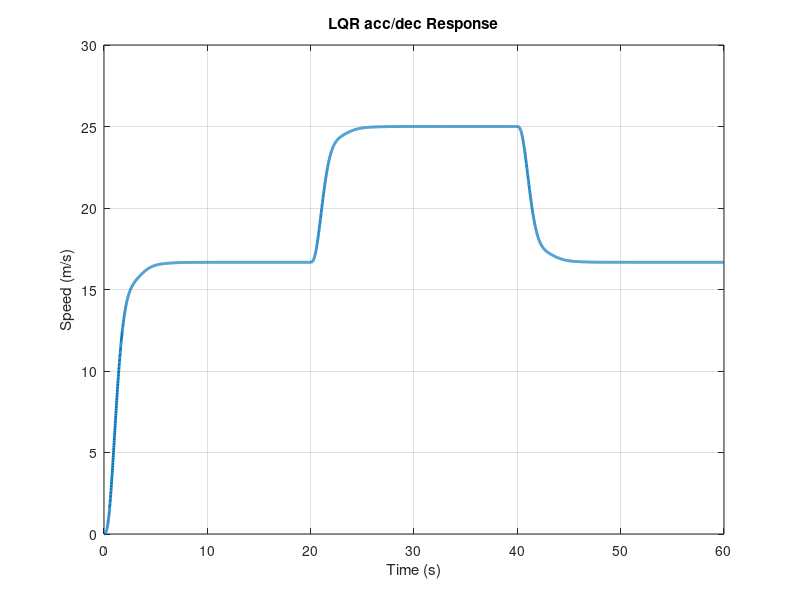

MATLAB code to generate this figure:
clear all; close all; clc;

% State-space model
A = [0 1 0; 0 0 1; -6.0476 -5.2856 -0.238];
B = [0; 0; 2.4767];
C = [1 0 0];
D = 0;

% Compute LQR gain
% K = lqr(A, B, Q, R);
% Q and R determined using GA in the paper, not mentioned

K = [0.0898 1.5708 1.4131];   % from Table 4 and 5, optimal values
fprintf("K: ");
disp(K)

% Closed-loop system: A-BK
Acl = A - B*K;

% Nbar
Nbar = -1 / (C * inv(A - B*K) * B);
fprintf("Nbar: ");
disp(Nbar);

%closed loop state space
sys_cl = ss(Acl, B*Nbar, C, D);

% simulation duration
t = 0:0.01:60;

% reference profile
r = zeros(size(t));

% 0–20 sec: 16.67 m/s (60 km/h)
r(t >= 0 & t < 20) = 16.67;

% 20–40 sec: 25 m/s (90 km/h)
r(t >= 20 & t < 40) = 25.0;

% 40–60 sec: back to 16.67 m/s
r(t >= 40) = 16.67;

% Simulate closed-loop system
y = lsim(sys_cl, r, t);

% plot
figure;
plot(t, y, 'LineWidth', 2);
grid on;
title("LQR acc/dec Response");
xlabel("Time (s)");
ylabel("Speed (m/s)");
ylim([0 30]);


% % specs on the 1st segment only (0 to 60)
% idx = t <= 20;     
% disp("Step info for first segment (first 20 sec):")
% stepinfo(y(idx), t(idx))
